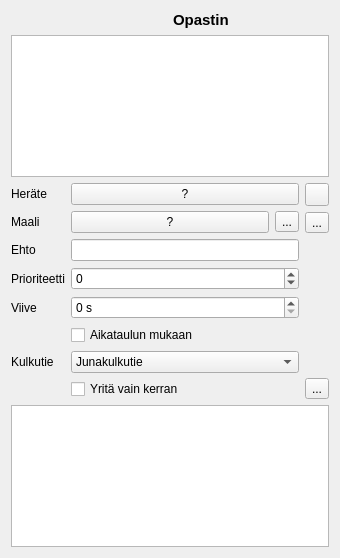
<?xml version="1.0" encoding="UTF-8"?>
<ui version="4.0">
 <class>AutomaatioMuokkain</class>
 <widget class="QWidget" name="AutomaatioMuokkain">
  <property name="geometry">
   <rect>
    <x>0</x>
    <y>0</y>
    <width>340</width>
    <height>558</height>
   </rect>
  </property>
  <property name="windowTitle">
   <string>Form</string>
  </property>
  <layout class="QVBoxLayout" name="verticalLayout_2">
   <item>
    <layout class="QHBoxLayout" name="horizontalLayout">
     <item>
      <widget class="QLabel" name="opastinKuva">
       <property name="text">
        <string/>
       </property>
       <property name="pixmap">
        <pixmap resource="ratapiha-kauko.qrc">:/r/pic/automaatioopastin.png</pixmap>
       </property>
      </widget>
     </item>
     <item>
      <widget class="QLabel" name="opastinLabel">
       <property name="font">
        <font>
         <pointsize>11</pointsize>
         <weight>75</weight>
         <bold>true</bold>
        </font>
       </property>
       <property name="text">
        <string>Opastin</string>
       </property>
      </widget>
     </item>
    </layout>
   </item>
   <item>
    <widget class="QTableView" name="automaatioLista"/>
   </item>
   <item>
    <layout class="QHBoxLayout" name="horizontalLayout_3">
     <item>
      <layout class="QFormLayout" name="formLayout">
       <item row="0" column="0">
        <widget class="QLabel" name="herateLabel">
         <property name="text">
          <string>Heräte</string>
         </property>
        </widget>
       </item>
       <item row="0" column="1">
        <widget class="QPushButton" name="herateNappi">
         <property name="text">
          <string>?</string>
         </property>
        </widget>
       </item>
       <item row="1" column="0">
        <widget class="QLabel" name="maaliLabel">
         <property name="text">
          <string>Maali</string>
         </property>
        </widget>
       </item>
       <item row="1" column="1">
        <layout class="QHBoxLayout" name="horizontalLayout_2">
         <item>
          <widget class="QPushButton" name="maaliNappi">
           <property name="text">
            <string>?</string>
           </property>
          </widget>
         </item>
         <item>
          <widget class="QToolButton" name="atraideNappi">
           <property name="text">
            <string>...</string>
           </property>
           <property name="icon">
            <iconset resource="ratapiha-kauko.qrc">
             <normaloff>:/r/pic/reitit.png</normaloff>:/r/pic/reitit.png</iconset>
           </property>
          </widget>
         </item>
        </layout>
       </item>
       <item row="2" column="0">
        <widget class="QLabel" name="ehtoLabel">
         <property name="text">
          <string>Ehto</string>
         </property>
        </widget>
       </item>
       <item row="2" column="1">
        <widget class="QLineEdit" name="ehtoEdit"/>
       </item>
       <item row="3" column="0">
        <widget class="QLabel" name="priorLabel">
         <property name="text">
          <string>Prioriteetti</string>
         </property>
        </widget>
       </item>
       <item row="3" column="1">
        <widget class="QSpinBox" name="prioriteettiSpin">
         <property name="minimum">
          <number>-100</number>
         </property>
         <property name="maximum">
          <number>100</number>
         </property>
        </widget>
       </item>
       <item row="4" column="0">
        <widget class="QLabel" name="viiveLabel">
         <property name="text">
          <string>Viive</string>
         </property>
        </widget>
       </item>
       <item row="4" column="1">
        <widget class="QSpinBox" name="viiveSpin">
         <property name="suffix">
          <string> s</string>
         </property>
         <property name="maximum">
          <number>6000</number>
         </property>
         <property name="singleStep">
          <number>10</number>
         </property>
        </widget>
       </item>
       <item row="5" column="1">
        <widget class="QCheckBox" name="aikatauluViiveCheck">
         <property name="text">
          <string>Aikataulun mukaan</string>
         </property>
        </widget>
       </item>
       <item row="6" column="0">
        <widget class="QLabel" name="tyyppiLabel">
         <property name="text">
          <string>Kulkutie</string>
         </property>
        </widget>
       </item>
       <item row="6" column="1">
        <widget class="QComboBox" name="tyyppiCombo">
         <item>
          <property name="text">
           <string>Junakulkutie</string>
          </property>
          <property name="icon">
           <iconset resource="ratapiha-kauko.qrc">
            <normaloff>:/r/pic/vihrea.png</normaloff>:/r/pic/vihrea.png</iconset>
          </property>
         </item>
         <item>
          <property name="text">
           <string>Vaihtokulkutie</string>
          </property>
          <property name="icon">
           <iconset resource="ratapiha-kauko.qrc">
            <normaloff>:/r/pic/ro-aja.png</normaloff>:/r/pic/ro-aja.png</iconset>
          </property>
         </item>
         <item>
          <property name="text">
           <string>Varatun raiteen junakulkutie</string>
          </property>
          <property name="icon">
           <iconset resource="ratapiha-kauko.qrc">
            <normaloff>:/r/pic/kulkutieVaratulle.png</normaloff>:/r/pic/kulkutieVaratulle.png</iconset>
          </property>
         </item>
        </widget>
       </item>
       <item row="7" column="1">
        <widget class="QCheckBox" name="kerranCheck">
         <property name="text">
          <string>Yritä vain kerran</string>
         </property>
        </widget>
       </item>
      </layout>
     </item>
     <item>
      <layout class="QVBoxLayout" name="verticalLayout">
       <item>
        <widget class="QToolButton" name="lisaaNappi">
         <property name="icon">
          <iconset resource="ratapiha-kauko.qrc">
           <normaloff>:/r/pic/lisaa.png</normaloff>:/r/pic/lisaa.png</iconset>
         </property>
        </widget>
       </item>
       <item>
        <widget class="QToolButton" name="poistaNappi">
         <property name="text">
          <string>...</string>
         </property>
         <property name="icon">
          <iconset resource="ratapiha-kauko.qrc">
           <normaloff>:/r/pic/poista.png</normaloff>:/r/pic/poista.png</iconset>
         </property>
        </widget>
       </item>
       <item>
        <spacer name="verticalSpacer">
         <property name="orientation">
          <enum>Qt::Vertical</enum>
         </property>
         <property name="sizeHint" stdset="0">
          <size>
           <width>20</width>
           <height>40</height>
          </size>
         </property>
        </spacer>
       </item>
       <item>
        <widget class="QToolButton" name="valmisNappi">
         <property name="text">
          <string>...</string>
         </property>
         <property name="icon">
          <iconset resource="ratapiha-kauko.qrc">
           <normaloff>:/r/pic/hyvaksy.png</normaloff>:/r/pic/hyvaksy.png</iconset>
         </property>
        </widget>
       </item>
      </layout>
     </item>
    </layout>
   </item>
   <item>
    <widget class="QTableView" name="heratteenLista"/>
   </item>
  </layout>
  <zorder>opastinKuva</zorder>
  <zorder>opastinLabel</zorder>
  <zorder>automaatioLista</zorder>
  <zorder>herateLabel</zorder>
  <zorder>herateNappi</zorder>
  <zorder>maaliLabel</zorder>
  <zorder>maaliNappi</zorder>
  <zorder>ehtoLabel</zorder>
  <zorder>ehtoEdit</zorder>
  <zorder>priorLabel</zorder>
  <zorder>prioriteettiSpin</zorder>
  <zorder>viiveLabel</zorder>
  <zorder>viiveSpin</zorder>
  <zorder>aikatauluViiveCheck</zorder>
  <zorder>tyyppiLabel</zorder>
  <zorder>tyyppiCombo</zorder>
  <zorder>kerranCheck</zorder>
  <zorder>heratteenLista</zorder>
  <zorder>lisaaNappi</zorder>
  <zorder>poistaNappi</zorder>
  <zorder>valmisNappi</zorder>
  <zorder>verticalSpacer</zorder>
  <zorder>lisaaNappi</zorder>
 </widget>
 <resources>
  <include location="ratapiha-kauko.qrc"/>
 </resources>
 <connections>
  <connection>
   <sender>aikatauluViiveCheck</sender>
   <signal>toggled(bool)</signal>
   <receiver>viiveSpin</receiver>
   <slot>setDisabled(bool)</slot>
   <hints>
    <hint type="sourcelabel">
     <x>146</x>
     <y>403</y>
    </hint>
    <hint type="destinationlabel">
     <x>119</x>
     <y>375</y>
    </hint>
   </hints>
  </connection>
 </connections>
</ui>
